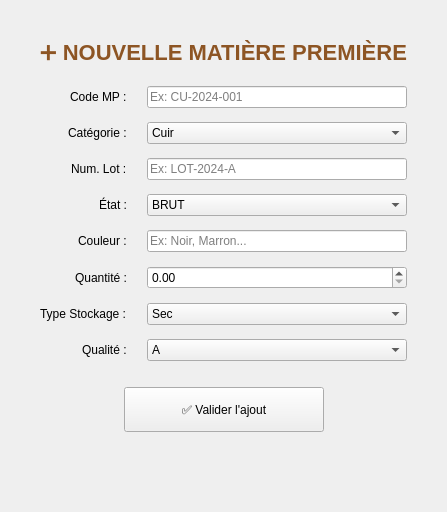
          <widget class="QWidget" name="tab_stock_ajouter">
           <attribute name="title">
            <string>➕ Ajouter Matière</string>
           </attribute>
           <layout class="QVBoxLayout" name="vl_stock_ajouter">
            <property name="margin" stdset="0">
             <number>40</number>
            </property>
            <item>
             <widget class="QLabel" name="lbl_titre_ajout_stock">
              <property name="styleSheet">
               <string>font-size: 22px; font-weight: 800; color: #8d5524; margin-bottom: 15px;</string>
              </property>
              <property name="text">
               <string>➕ NOUVELLE MATIÈRE PREMIÈRE</string>
              </property>
              <property name="alignment">
               <set>Qt::AlignmentFlag::AlignCenter</set>
              </property>
             </widget>
            </item>
            <item>
             <layout class="QFormLayout" name="fl_stock_ajouter">
              <property name="labelAlignment">
               <set>Qt::AlignmentFlag::AlignRight|Qt::AlignmentFlag::AlignTrailing|Qt::AlignmentFlag::AlignVCenter</set>
              </property>
              <property name="horizontalSpacing">
               <number>20</number>
              </property>
              <property name="verticalSpacing">
               <number>14</number>
              </property>
              <item row="0" column="0">
               <widget class="QLabel" name="lbl_sa_code">
                <property name="text">
                 <string>Code MP :</string>
                </property>
               </widget>
              </item>
              <item row="0" column="1">
               <widget class="QLineEdit" name="le_stock_code">
                <property name="placeholderText">
                 <string>Ex: CU-2024-001</string>
                </property>
               </widget>
              </item>
              <item row="1" column="0">
               <widget class="QLabel" name="lbl_sa_cat">
                <property name="text">
                 <string>Catégorie :</string>
                </property>
               </widget>
              </item>
              <item row="1" column="1">
               <widget class="QComboBox" name="cb_stock_cat">
                <item>
                 <property name="text">
                  <string>Cuir</string>
                 </property>
                </item>
                <item>
                 <property name="text">
                  <string>Fil</string>
                 </property>
                </item>
               </widget>
              </item>
              <item row="2" column="0">
               <widget class="QLabel" name="lbl_sa_lot">
                <property name="text">
                 <string>Num. Lot :</string>
                </property>
               </widget>
              </item>
              <item row="2" column="1">
               <widget class="QLineEdit" name="le_stock_lot">
                <property name="placeholderText">
                 <string>Ex: LOT-2024-A</string>
                </property>
               </widget>
              </item>
              <item row="3" column="0">
               <widget class="QLabel" name="lbl_sa_etat">
                <property name="text">
                 <string>État :</string>
                </property>
               </widget>
              </item>
              <item row="3" column="1">
               <widget class="QComboBox" name="cb_stock_etat">
                <item>
                 <property name="text">
                  <string>BRUT</string>
                 </property>
                </item>
                <item>
                 <property name="text">
                  <string>TEINT</string>
                 </property>
                </item>
               </widget>
              </item>
              <item row="4" column="0">
               <widget class="QLabel" name="lbl_sa_coul">
                <property name="text">
                 <string>Couleur :</string>
                </property>
               </widget>
              </item>
              <item row="4" column="1">
               <widget class="QLineEdit" name="le_stock_coul">
                <property name="placeholderText">
                 <string>Ex: Noir, Marron...</string>
                </property>
               </widget>
              </item>
              <item row="5" column="0">
               <widget class="QLabel" name="lbl_sa_qte">
                <property name="text">
                 <string>Quantité :</string>
                </property>
               </widget>
              </item>
              <item row="5" column="1">
               <widget class="QDoubleSpinBox" name="sb_stock_qte">
                <property name="maximum">
                 <double>100000.000000000000000</double>
                </property>
               </widget>
              </item>
              <item row="6" column="0">
               <widget class="QLabel" name="lbl_sa_type">
                <property name="text">
                 <string>Type Stockage :</string>
                </property>
               </widget>
              </item>
              <item row="6" column="1">
               <widget class="QComboBox" name="cb_stock_type">
                <item>
                 <property name="text">
                  <string>Sec</string>
                 </property>
                </item>
                <item>
                 <property name="text">
                  <string>Froid</string>
                 </property>
                </item>
               </widget>
              </item>
              <item row="7" column="0">
               <widget class="QLabel" name="lbl_sa_qual">
                <property name="text">
                 <string>Qualité :</string>
                </property>
               </widget>
              </item>
              <item row="7" column="1">
               <widget class="QComboBox" name="cb_stock_qual">
                <item>
                 <property name="text">
                  <string>A</string>
                 </property>
                </item>
                <item>
                 <property name="text">
                  <string>B</string>
                 </property>
                </item>
                <item>
                 <property name="text">
                  <string>C</string>
                 </property>
                </item>
               </widget>
              </item>
             </layout>
            </item>
            <item>
             <spacer name="vs_sa_mid">
              <property name="orientation">
               <enum>Qt::Orientation::Vertical</enum>
              </property>
              <property name="sizeHint" stdset="0">
               <size>
                <width>20</width>
                <height>20</height>
               </size>
              </property>
             </spacer>
            </item>
            <item>
             <layout class="QHBoxLayout" name="hl_sa_btn">
              <item>
               <spacer name="hs_sa_btn">
                <property name="orientation">
                 <enum>Qt::Orientation::Horizontal</enum>
                </property>
                <property name="sizeHint" stdset="0">
                 <size>
                  <width>40</width>
                  <height>20</height>
                 </size>
                </property>
               </spacer>
              </item>
              <item>
               <widget class="QPushButton" name="btn_valider_stock">
                <property name="minimumSize">
                 <size>
                  <width>200</width>
                  <height>45</height>
                 </size>
                </property>
                <property name="text">
                 <string>✅ Valider l'ajout</string>
                </property>
               </widget>
              </item>
              <item>
               <spacer name="hs_sa_btn2">
                <property name="orientation">
                 <enum>Qt::Orientation::Horizontal</enum>
                </property>
                <property name="sizeHint" stdset="0">
                 <size>
                  <width>40</width>
                  <height>20</height>
                 </size>
                </property>
               </spacer>
              </item>
             </layout>
            </item>
            <item>
             <spacer name="vs_sa_end">
              <property name="orientation">
               <enum>Qt::Orientation::Vertical</enum>
              </property>
              <property name="sizeHint" stdset="0">
               <size>
                <width>20</width>
                <height>40</height>
               </size>
              </property>
             </spacer>
            </item>
           </layout>
          </widget>
